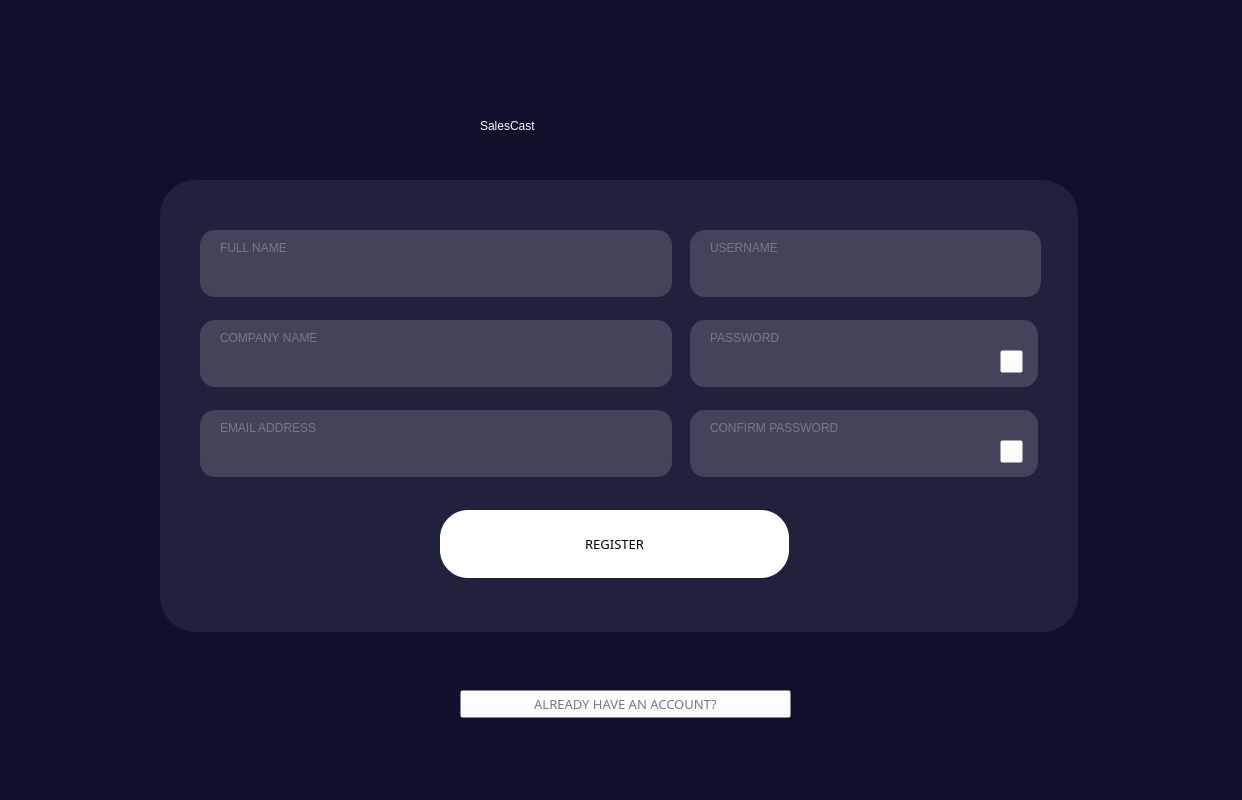
<?xml version="1.0" encoding="UTF-8"?>
<ui version="4.0">
 <class>MainWindow</class>
 <widget class="QDialog" name="MainWindow">
  <property name="geometry">
   <rect>
    <x>0</x>
    <y>0</y>
    <width>1242</width>
    <height>800</height>
   </rect>
  </property>
  <property name="minimumSize">
   <size>
    <width>1242</width>
    <height>800</height>
   </size>
  </property>
  <property name="maximumSize">
   <size>
    <width>1242</width>
    <height>800</height>
   </size>
  </property>
  <property name="windowTitle">
   <string>MainWindow</string>
  </property>
  <property name="styleSheet">
   <string notr="true">QMainWindow#MainWindow{
background-color: rgb(15, 16, 43);
}

</string>
  </property>
  <widget class="QWidget" name="centralwidget" native="true">
   <property name="geometry">
    <rect>
     <x>0</x>
     <y>0</y>
     <width>1242</width>
     <height>800</height>
    </rect>
   </property>
   <property name="styleSheet">
    <string notr="true">QWidget#centralwidget{
background-color: rgb(15, 16, 43);
}</string>
   </property>
   <widget class="QWidget" name="widget" native="true">
    <property name="geometry">
     <rect>
      <x>0</x>
      <y>0</y>
      <width>1242</width>
      <height>800</height>
     </rect>
    </property>
    <property name="styleSheet">
     <string notr="true">QWidget#widget{
background-color: rgb(15, 16, 43);
}</string>
    </property>
    <widget class="QLabel" name="label">
     <property name="geometry">
      <rect>
       <x>480</x>
       <y>90</y>
       <width>331</width>
       <height>71</height>
      </rect>
     </property>
     <property name="styleSheet">
      <string notr="true">
font: 75 40pt &quot;Arial Rounded MT Bold&quot;; 
color: rgb(255, 255, 255);</string>
     </property>
     <property name="text">
      <string>SalesCast</string>
     </property>
    </widget>
    <widget class="QFrame" name="frame">
     <property name="geometry">
      <rect>
       <x>160</x>
       <y>180</y>
       <width>918</width>
       <height>452</height>
      </rect>
     </property>
     <property name="styleSheet">
      <string notr="true">QFrame#frame{
border-radius: 36px;
background-color: rgb(32, 33, 61);
}
</string>
     </property>
     <property name="frameShape">
      <enum>QFrame::StyledPanel</enum>
     </property>
     <property name="frameShadow">
      <enum>QFrame::Raised</enum>
     </property>
     <widget class="QPushButton" name="registerButton2">
      <property name="geometry">
       <rect>
        <x>280</x>
        <y>330</y>
        <width>349</width>
        <height>68</height>
       </rect>
      </property>
      <property name="minimumSize">
       <size>
        <width>349</width>
        <height>68</height>
       </size>
      </property>
      <property name="maximumSize">
       <size>
        <width>349</width>
        <height>68</height>
       </size>
      </property>
      <property name="font">
       <font>
        <family>Montserrat SemiBold</family>
        <pointsize>10</pointsize>
        <italic>false</italic>
        <bold>false</bold>
       </font>
      </property>
      <property name="styleSheet">
       <string notr="true">
border-radius: 28px;
font: 75 10pt &quot;Montserrat SemiBold&quot;;
background-color: rgb(255, 255, 255);

</string>
      </property>
      <property name="text">
       <string>REGISTER</string>
      </property>
      <property name="icon">
       <iconset resource="ICONS.qrc">
        <normaloff>:/ARROW/RESOURCE/next.png</normaloff>:/ARROW/RESOURCE/next.png</iconset>
      </property>
     </widget>
     <widget class="QLineEdit" name="textboxFN">
      <property name="geometry">
       <rect>
        <x>40</x>
        <y>50</y>
        <width>472</width>
        <height>67</height>
       </rect>
      </property>
      <property name="styleSheet">
       <string notr="true">height: 90px;
font: 10pt &quot;Montserrat Bold&quot;;
width: 629px;
left: 406px;
top: 368px;
border-radius: 15px;
padding:20px;
padding-top:30px;
color: rgb(255, 255, 255);
background-color: rgb(67, 68, 89);

</string>
      </property>
      <property name="text">
       <string/>
      </property>
     </widget>
     <widget class="QLabel" name="label_2">
      <property name="geometry">
       <rect>
        <x>60</x>
        <y>60</y>
        <width>81</width>
        <height>16</height>
       </rect>
      </property>
      <property name="styleSheet">
       <string notr="true">color: rgb(119, 120, 135);
font: 57 8pt &quot;Montserrat Medium&quot;;</string>
      </property>
      <property name="text">
       <string>FULL NAME</string>
      </property>
     </widget>
     <widget class="QLineEdit" name="textboxCN">
      <property name="geometry">
       <rect>
        <x>40</x>
        <y>140</y>
        <width>472</width>
        <height>67</height>
       </rect>
      </property>
      <property name="styleSheet">
       <string notr="true">height: 90px;
font: 10pt &quot;Montserrat Bold&quot;;
width: 629px;
left: 406px;
top: 368px;
border-radius: 15px;
padding:20px;
padding-top:30px;
color: rgb(255, 255, 255);
background-color: rgb(67, 68, 89);

</string>
      </property>
      <property name="text">
       <string/>
      </property>
     </widget>
     <widget class="QLabel" name="label_3">
      <property name="geometry">
       <rect>
        <x>60</x>
        <y>150</y>
        <width>121</width>
        <height>16</height>
       </rect>
      </property>
      <property name="styleSheet">
       <string notr="true">color: rgb(119, 120, 135);
font: 57 8pt &quot;Montserrat Medium&quot;;</string>
      </property>
      <property name="text">
       <string>COMPANY NAME</string>
      </property>
     </widget>
     <widget class="QLineEdit" name="textboxEA">
      <property name="geometry">
       <rect>
        <x>40</x>
        <y>230</y>
        <width>472</width>
        <height>67</height>
       </rect>
      </property>
      <property name="styleSheet">
       <string notr="true">height: 90px;
font: 10pt &quot;Montserrat Bold&quot;;
width: 629px;
left: 406px;
top: 368px;
border-radius: 15px;
padding:20px;
padding-top:30px;
color: rgb(255, 255, 255);
background-color: rgb(67, 68, 89);

</string>
      </property>
      <property name="text">
       <string/>
      </property>
     </widget>
     <widget class="QLabel" name="label_4">
      <property name="geometry">
       <rect>
        <x>60</x>
        <y>240</y>
        <width>121</width>
        <height>16</height>
       </rect>
      </property>
      <property name="styleSheet">
       <string notr="true">color: rgb(119, 120, 135);
font: 57 8pt &quot;Montserrat Medium&quot;;</string>
      </property>
      <property name="text">
       <string>EMAIL ADDRESS</string>
      </property>
     </widget>
     <widget class="QLineEdit" name="textboxU">
      <property name="geometry">
       <rect>
        <x>530</x>
        <y>50</y>
        <width>351</width>
        <height>67</height>
       </rect>
      </property>
      <property name="styleSheet">
       <string notr="true">height: 90px;
font: 10pt &quot;Montserrat Bold&quot;;
width: 629px;
left: 406px;
top: 368px;
border-radius: 15px;
padding:20px;
padding-top:30px;
color: rgb(255, 255, 255);
background-color: rgb(67, 68, 89);

</string>
      </property>
      <property name="text">
       <string/>
      </property>
     </widget>
     <widget class="QLineEdit" name="textboxP">
      <property name="geometry">
       <rect>
        <x>530</x>
        <y>140</y>
        <width>348</width>
        <height>67</height>
       </rect>
      </property>
      <property name="styleSheet">
       <string notr="true">height: 90px;
font: 10pt &quot;Montserrat Bold&quot;;
width: 629px;
left: 406px;
top: 368px;
border-radius: 15px;
padding:20px;
padding-top:30px;
color: rgb(255, 255, 255);
background-color: rgb(67, 68, 89);

</string>
      </property>
      <property name="text">
       <string/>
      </property>
     </widget>
     <widget class="QLabel" name="label_5">
      <property name="geometry">
       <rect>
        <x>550</x>
        <y>60</y>
        <width>81</width>
        <height>16</height>
       </rect>
      </property>
      <property name="styleSheet">
       <string notr="true">color: rgb(119, 120, 135);
font: 57 8pt &quot;Montserrat Medium&quot;;</string>
      </property>
      <property name="text">
       <string>USERNAME</string>
      </property>
     </widget>
     <widget class="QLabel" name="label_6">
      <property name="geometry">
       <rect>
        <x>550</x>
        <y>150</y>
        <width>81</width>
        <height>16</height>
       </rect>
      </property>
      <property name="styleSheet">
       <string notr="true">color: rgb(119, 120, 135);
font: 57 8pt &quot;Montserrat Medium&quot;;</string>
      </property>
      <property name="text">
       <string>PASSWORD</string>
      </property>
     </widget>
     <widget class="QPushButton" name="pushButton">
      <property name="geometry">
       <rect>
        <x>840</x>
        <y>170</y>
        <width>23</width>
        <height>23</height>
       </rect>
      </property>
      <property name="minimumSize">
       <size>
        <width>17</width>
        <height>17</height>
       </size>
      </property>
      <property name="maximumSize">
       <size>
        <width>23</width>
        <height>23</height>
       </size>
      </property>
      <property name="styleSheet">
       <string notr="true">
background-color: rgba(255, 255, 255, 0);
min-width: 15px;
min-height: 15px;</string>
      </property>
      <property name="text">
       <string/>
      </property>
      <property name="icon">
       <iconset resource="ICONS.qrc">
        <normaloff>:/ARROW/RESOURCE/view.png</normaloff>:/ARROW/RESOURCE/view.png</iconset>
      </property>
      <property name="iconSize">
       <size>
        <width>23</width>
        <height>23</height>
       </size>
      </property>
     </widget>
     <widget class="QLabel" name="label_7">
      <property name="geometry">
       <rect>
        <x>550</x>
        <y>240</y>
        <width>171</width>
        <height>16</height>
       </rect>
      </property>
      <property name="styleSheet">
       <string notr="true">color: rgb(119, 120, 135);
font: 57 8pt &quot;Montserrat Medium&quot;;</string>
      </property>
      <property name="text">
       <string>CONFIRM PASSWORD</string>
      </property>
     </widget>
     <widget class="QPushButton" name="pushButton_2">
      <property name="geometry">
       <rect>
        <x>840</x>
        <y>260</y>
        <width>23</width>
        <height>23</height>
       </rect>
      </property>
      <property name="minimumSize">
       <size>
        <width>17</width>
        <height>17</height>
       </size>
      </property>
      <property name="maximumSize">
       <size>
        <width>23</width>
        <height>23</height>
       </size>
      </property>
      <property name="styleSheet">
       <string notr="true">
background-color: rgba(255, 255, 255, 0);
min-width: 15px;
min-height: 15px;</string>
      </property>
      <property name="text">
       <string/>
      </property>
      <property name="icon">
       <iconset resource="ICONS.qrc">
        <normaloff>:/ARROW/RESOURCE/view.png</normaloff>:/ARROW/RESOURCE/view.png</iconset>
      </property>
      <property name="iconSize">
       <size>
        <width>23</width>
        <height>23</height>
       </size>
      </property>
     </widget>
     <widget class="QLineEdit" name="textboxP_2">
      <property name="geometry">
       <rect>
        <x>530</x>
        <y>230</y>
        <width>348</width>
        <height>67</height>
       </rect>
      </property>
      <property name="styleSheet">
       <string notr="true">height: 90px;
font: 10pt &quot;Montserrat Bold&quot;;
width: 629px;
left: 406px;
top: 368px;
border-radius: 15px;
padding:20px;
padding-top:30px;
color: rgb(255, 255, 255);
background-color: rgb(67, 68, 89);

</string>
      </property>
      <property name="text">
       <string/>
      </property>
     </widget>
     <zorder>textboxP_2</zorder>
     <zorder>textboxP</zorder>
     <zorder>registerButton2</zorder>
     <zorder>textboxFN</zorder>
     <zorder>label_2</zorder>
     <zorder>textboxCN</zorder>
     <zorder>label_3</zorder>
     <zorder>textboxEA</zorder>
     <zorder>label_4</zorder>
     <zorder>textboxU</zorder>
     <zorder>label_5</zorder>
     <zorder>label_6</zorder>
     <zorder>pushButton</zorder>
     <zorder>label_7</zorder>
     <zorder>pushButton_2</zorder>
    </widget>
    <widget class="QPushButton" name="alreadyhaveButton">
     <property name="geometry">
      <rect>
       <x>460</x>
       <y>690</y>
       <width>331</width>
       <height>28</height>
      </rect>
     </property>
     <property name="font">
      <font>
       <family>Montserrat SemiBold</family>
       <pointsize>10</pointsize>
       <italic>false</italic>
       <bold>false</bold>
      </font>
     </property>
     <property name="styleSheet">
      <string notr="true">font: 75 10pt &quot;Montserrat SemiBold&quot;;
color: rgb(119, 120, 135);
background-color: rgba(255, 255, 255, 0);</string>
     </property>
     <property name="text">
      <string>ALREADY HAVE AN ACCOUNT?</string>
     </property>
    </widget>
    <widget class="QLabel" name="ERROR">
     <property name="geometry">
      <rect>
       <x>390</x>
       <y>650</y>
       <width>461</width>
       <height>31</height>
      </rect>
     </property>
     <property name="styleSheet">
      <string notr="true">color: rgb(244, 67, 54);
font: 57 8pt &quot;Montserrat SemiBold&quot;;</string>
     </property>
     <property name="text">
      <string/>
     </property>
    </widget>
    <zorder>frame</zorder>
    <zorder>label</zorder>
    <zorder>alreadyhaveButton</zorder>
    <zorder>ERROR</zorder>
   </widget>
  </widget>
 </widget>
 <resources>
  <include location="ICONS.qrc"/>
 </resources>
 <connections/>
</ui>
